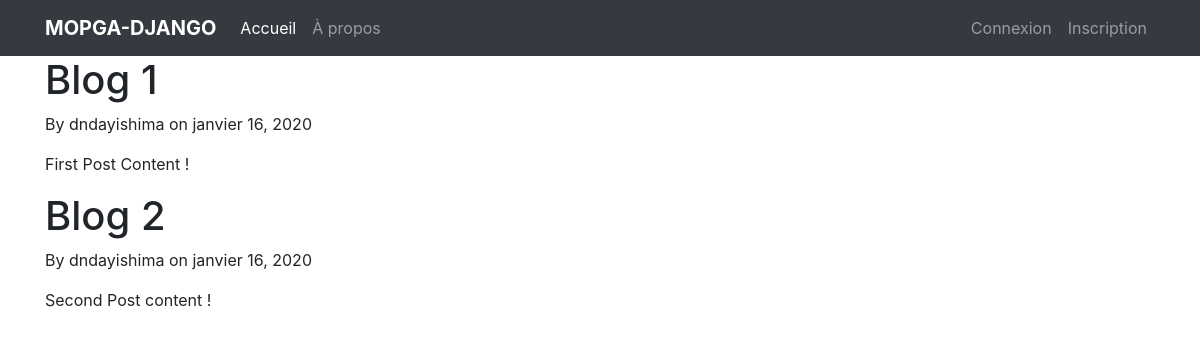
Screenshot of /blog/ with the database file from the repository.
### blog/models.py (models this page shows, shortened)
class Post(models.Model):
    title = models.CharField(max_length=100)
    content = models.TextField()
    date_posted = models.DateTimeField(default=timezone.now)
    author = models.ForeignKey(User, on_delete=models.CASCADE)

### blog/views.py (the view)
# urls.py: path("", views.home, name="blog-home"),
def home(request):
    context = {
        "posts": Post.objects.all()
    }
    return render(request, "blog/home.html", context)

### blog/templates/blog/home.html
{% extends "blog/base.html" %}
{% block content %}
    {% for post in posts %}
        <h1>{{ post.title }}</h1>
        <p>By {{ post.author }} on {{ post.date_posted | date:"F d, Y"}}</p>
        <p>{{ post.content }}</p>
    {% endfor %}
{% endblock content %}

### rows the page displays
Post: title "Blog 1", author "dndayishima", date_posted "janvier 16, 2020", content "First Post Content !"
Post: title "Blog 2", author "dndayishima", date_posted "janvier 16, 2020", content "Second Post content !"
